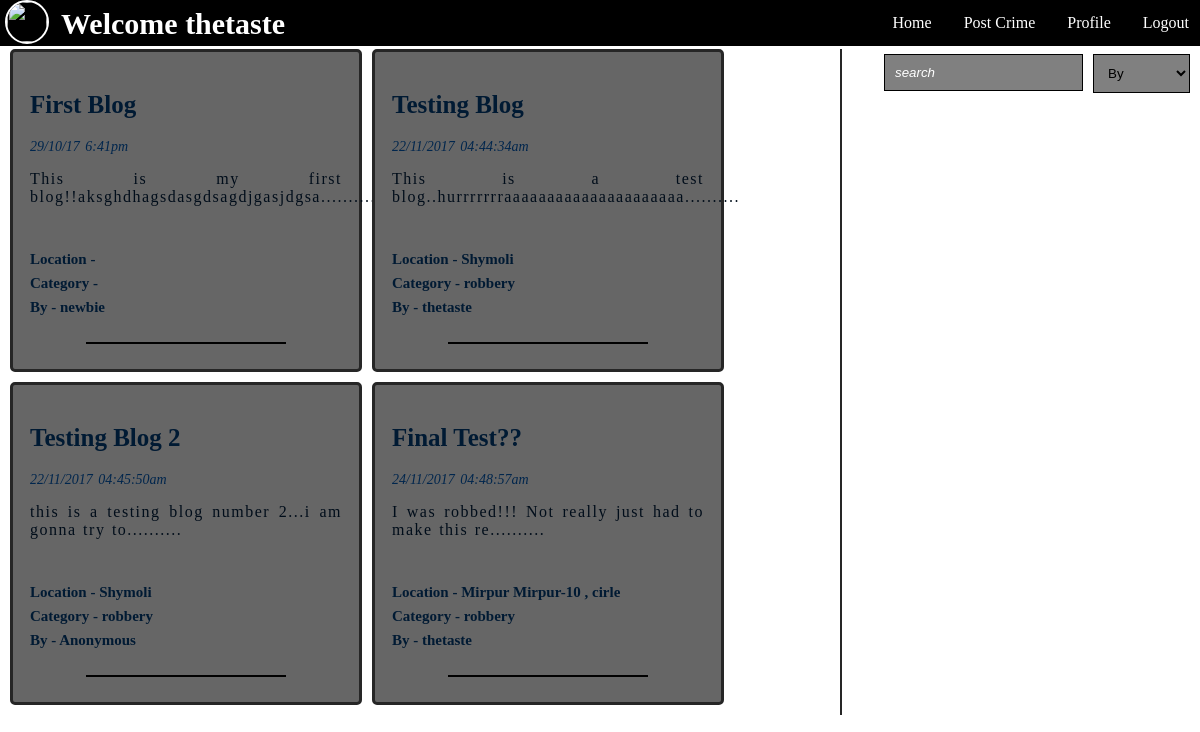
The page / (signed in) on the database as committed earlier.
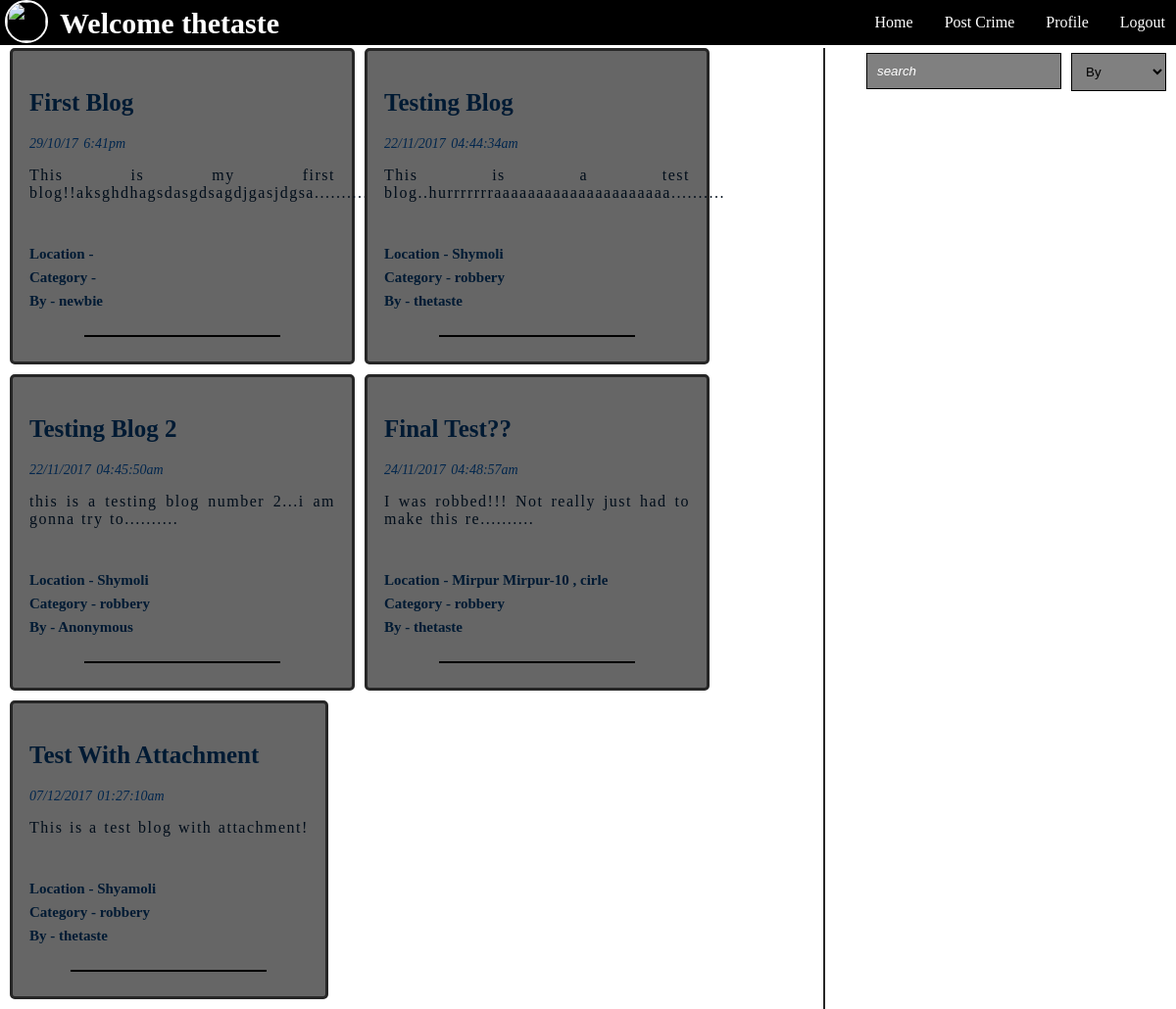
The same page on the database as committed later.
### tables this page shows
CREATE TABLE `blogs` (
  `blog_id` int(11) NOT NULL,
  `title` varchar(100) DEFAULT NULL,
  `body` text,
  `datetime` varchar(70) DEFAULT NULL,
  `attachment` varchar(200) DEFAULT NULL,
  `blogger_id` int(11) DEFAULT NULL,
  `name_hidden` tinyint(1) DEFAULT NULL,
  `location` text,
  `category` varchar(50) DEFAULT NULL,
  `del` tinyint(1) DEFAULT '0'
);

CREATE TABLE `users` (
  `user_id` int(11) NOT NULL,
  `fname` varchar(80) DEFAULT NULL,
  `lname` varchar(80) DEFAULT NULL,
  `age` int(11) DEFAULT NULL,
  `bdate` varchar(11) DEFAULT NULL,
  `username` varchar(120) DEFAULT NULL,
  `email` varchar(50) DEFAULT NULL,
  `password` varchar(100) DEFAULT NULL,
  `pro_pic` varchar(180) DEFAULT NULL,
  `gender` varchar(20) DEFAULT NULL,
  `role` int(11) DEFAULT NULL,
  `del` tinyint(1) DEFAULT '0'
);

### Controllers/BlogController.php (called while the page is built, shortened)
<?php
require(get_include_path()."\Projects\aiub project\Models\BlogModel.php");
class BlogController{
    private $blog;
    function BlogController()
    {
        $this->blog = new BlogModel();
    }
    function getAllBlogs()
    {
        return $this->blog->allBlogs();
    }
    function bloggerName($id)
    {
        return $this->blog->getBloggerName($id);
    }
}
 ?>

### Models/Models.php (called while the page is built, shortened)
<?php
class Models{
    public $server;
    public $user;
    public $pass;
    public $db;
    protected $conn;
    function Models($server = "localhost:3306" , $user = "root" , $pass ="" , $db = "is_that_crime")
    {
        $this->server = $server;
        $this->user = $user;
        $this->pass = $pass;
        $this->db = $db;
    }
    private function openConnection()
    {
        $this->conn = new mysqli($this->server , $this->user , $this->pass , $this->db);
        if($this->conn->connect_error)
        {
            $this->errorMessage($this->conn->connect_error);
            return false;
        }
        else
            return true;
    }
    function executeQuery($query)
    {
        if($this->openConnection())
        {
            if($this->result = $this->conn->query($query))
            {
                if($this->result->num_rows > 0)
                {
                    return $this->result;
                }
                else
                {
                    $this->closeConnection();
                    return false;
                }
            }
            else
            {
                $this->errorMessage($this->conn->error);
                return false;
            }
        }
        else
        {
            $this->errorMessage($this->conn->error);
            return false;
        }
    }
}
?>

### Models/BlogModel.php (called while the page is built, shortened)
<?php
require_once("Models.php");
class BlogModel extends Models{
    function allBlogs()
    {
        $result = $this->executeQuery("select * from blogs where del = false;");
        if($result->num_rows > 0)
            return $result;
        else
            return false;
    }
    function getBloggerName($id)
    {
        $name = $this->executeQuery("select username from users where user_id in (select blogger_id from blogs where blogger_id = $id);");
        if($name->num_rows > 0)
        {
            $name = $name->fetch_assoc();
            $name = $name["username"];
            return $name;
        }
        else
            return false;
    }
}
 ?>

### index.php (the view, shortened to what the changed rows need)
<html>
<head>
    <link rel="stylesheet" type="text/css" href="css/index_style.css">
    <link rel="stylesheet" type="text/css" href="css/navigation.css">
</head>
<body>
    <div>
            <?php
            require("Controllers/login_controller.php");
            ?>
<article>
     <div id = "all_blogs">
            <?php
                require_once("Controllers/BlogController.php");
                $blog = new BlogController();
                if($result = $blog->getAllBlogs())
                {
                    while($row = $result->fetch_assoc())
                    {
                        $blogger = "Anonymous";
                        $body = $row["body"];
                        if(strlen($body) > 50)
                        {
                            $body = substr($body , 0 , 51);
                            $body = $body."..........";
                        }
                        if(!$row["name_hidden"])
                        {
                            $blogger_id = $row["blogger_id"];
                            $blogger = $blog->bloggerName($blogger_id);
                        }
                        echo "<div id = \"single_blog\">";
                        echo "<div id =\"single_blog_content\">";
                            echo "<h5>"."<a class = \"blog_title\" href = 'Views/blog.php/?blog_id=".$row['blog_id']."'>".$row['title']."</a></h5>";
                            echo "<p class = \"datetime\">{$row['datetime']}</p>";
                            echo "<p class = \"body\">$body</p><br>";
                            echo "<p class=\"bold-blog-content\">Location - ".$row["location"]. "</p>";
                            echo "<p class=\"bold-blog-content\">Category - ".$row["category"]. "</p>";
                            echo "<p class=\"bold-blog-content\">By - $blogger</p>";
                            echo "<hr/>";
                        echo "</div>";
                        echo "</div>";
                    }
                }
                else
                {
                    echo "<div id = \"single_blog\">";
                    echo "<div id =\"single_blog_content\">";
                        echo "<h1>No Crime Blogs To See</h1>";
                    echo "</div>";
                    echo "</div>";
                }
            ?>
        </div>
</article>
</div>
</body>
</html>

Rows that differ between the two databases and show on the page:
added blogs: title "Test With Attachment", datetime "07/12/2017 01:27:10am", body "This is a test blog with attachment!", location "Shyamoli", category "robbery", blogger.username "thetaste"
